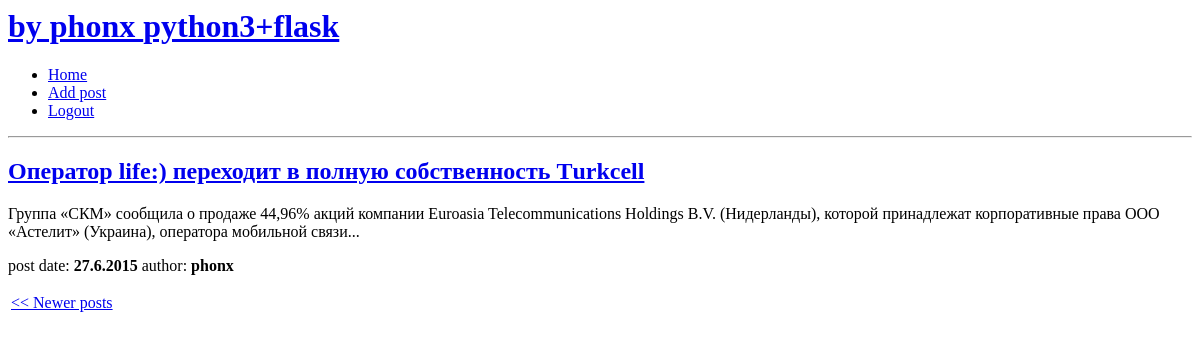
/index/2 (signed in), run on the app's committed database.
### app/models.py (models this page shows, shortened)
class Post(db.Model):
	id = db.Column(db.Integer, primary_key = True)
	body = db.Column(db.String())
	title = db.Column(db.String())
	timestamp = db.Column(db.DateTime)
	user_id = db.Column(db.Integer, db.ForeignKey('user.id'))

class User(db.Model):
	id = db.Column(db.Integer, primary_key=True)
	username = db.Column(db.String(64), index=True, unique=True)
	email = db.Column(db.String(120), index=True, unique=True)
	password = db.Column(db.String(20), index=True)
	posts = db.relationship('Post', backref='author', lazy='dynamic')
	def is_authenticated(self):
		return True

### app/views.py (the view)
@app.route('/')
@app.route('/index')
@app.route('/index/<int:page>')
def index(page=1):
	user = g.user
	p = Post.query.order_by(Post.timestamp.desc()).paginate(page, POSTS_PER_PAGE, False)
	return render_template('index.html',
							title='Home',
							user=user,
							posts=p)

### app/views.py (called while the page is built)
@lm.user_loader
def load_user(id):
	return User.query.get(int(id))

@app.before_request
def before_request():
	g.user = current_user

### app/templates/index.html
{% extends "base.html" %}
{% block content %}
<section id="content" class="body">
		{% for post in posts.items %}
			<section id="post-text" class="featured">
				<p>
					<h2><b><a href="{{ url_for('read_more', id = post.id) }}">{{ post.title}}</a></b></h2>
						{{ post.body[:200] }}...
					<br>
					<p>
					post date:
					<b>
						{{ post.timestamp.day }}.{{ post.timestamp.month }}.{{ post.timestamp.year }}
					</b>
					author:
					<b>
						{{ post.author.username }}
					</b>
					</p>
				</p>
			</section>
		{% endfor %}
		<table width="800px">
				<tr>
						{% if posts.has_prev %}
						<td id="paginate-left" style="width:120px;">
							<a href="{{ url_for('index', page = posts.prev_num) }}"> << Newer posts</a>
						</td>
						{% else %}
						<td>
						</td>
						{% endif %}
					<td>
					</td>
						{% if posts.has_next %}
						<td id="paginate-right" style="width:120px;">
							<a href="{{ url_for('index', page = posts.next_num) }}">Older posts >></a>
							</td>
						{% else %}
						<td>
						</td>
						{% endif %}
				</tr>
		</table>
</section>
{% endblock %}

### data on the page
Post: title "Оператор life:) переходит в полную собственность Тurkcell", body "Группа «СКМ» сообщила о продаже 44,96% акций компании Euroasia Telecommunications Holdings B.V. (Нидерланды), которой принадлежат корпоративные права ООО «Астелит» (Украина), оператора мобильной связи", timestamp.day "27", timestamp.month "6", timestamp.year "2015", author.username "phonx"
